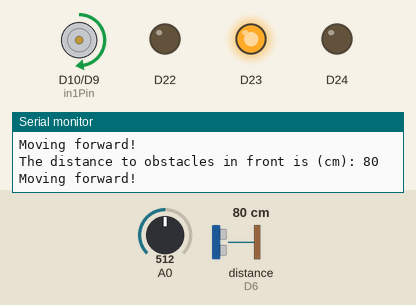
The sketch below on a simulated Arduino Nano RP2040 Connect. Shown: motor-driver pin pairs drawn as motors (green arrow = first pin HIGH = forward, orange = second pin HIGH = backward, longer = more drive, scaled by the enable pin), output pins drawn as LEDs (lit = HIGH), the last lines printed to the serial monitor. The inputs (shaded band) are chosen by the test bench; at power-on: distance to the obstacle (sensor on D6) 80 cm, A0 = 512.

Above: at 1.2 s.
1.3 s: distance to the obstacle (sensor on D6) set to 9 cm
2.8 s: distance to the obstacle (sensor on D6) set to 6 cm
At 3.8 s:
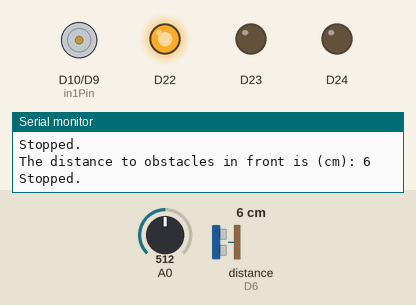
4.5 s: distance to the obstacle (sensor on D6) set to 2 cm
At 5.3 s:
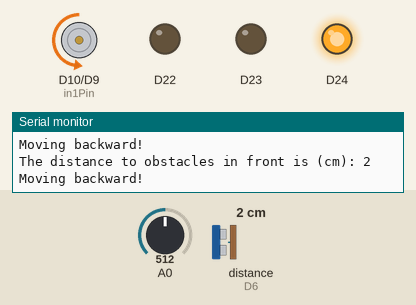
6.0 s: A0 set to 716
At 6.7 s:
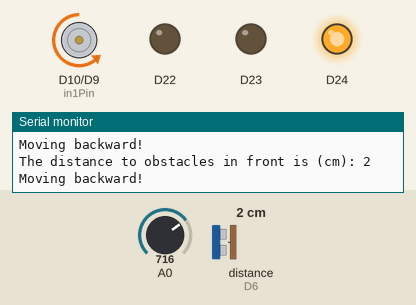
7.5 s: A0 set to 900
At 8.1 s:
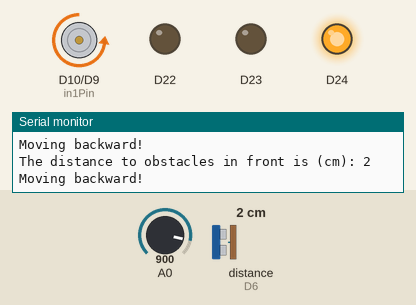
9.0 s: A0 set to 122
At 9.5 s:
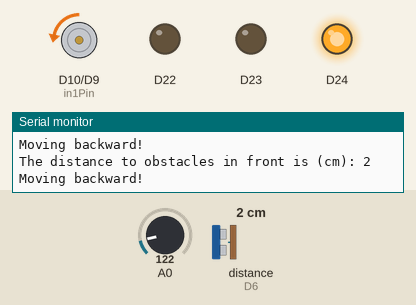
Timing chart, 0 to 11.5 s (numbered marks = the images above; inputs shaded):
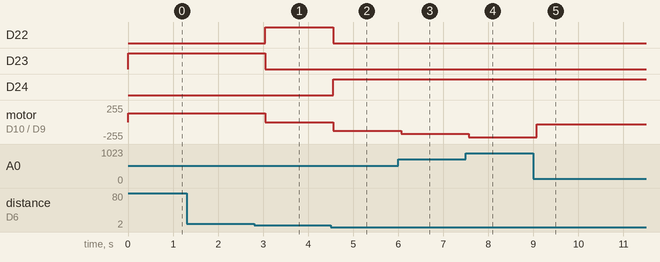

Measured:
- the behaviour switches between 8 and 7 cm on distance to the obstacle (sensor on D6) (found by bisection; images 0 and 1)
- the behaviour switches between 4 and 3 cm on distance to the obstacle (sensor on D6) (found by bisection; images 1 and 2)
- after the input at 2.8 s, D22: LOW → HIGH after 0.25 s; D23: HIGH → LOW after 0.25 s; motor on D10 (in1Pin) / D9 (in2Pin): forward 128/255 → stopped after 0.25 s
- after the input at 4.5 s, D22: HIGH → LOW after 0.05 s; D24: LOW → HIGH after 0.05 s; motor on D10 (in1Pin) / D9 (in2Pin): stopped → backward 128/255 after 0.05 s
- after the input at 6.0 s, motor on D10 (in1Pin) / D9 (in2Pin): backward 128/255 → backward 179/255 after 0.06 s
- after the input at 7.5 s, motor on D10 (in1Pin) / D9 (in2Pin): backward 179/255 → backward 225/255 after 0.07 s
- after the input at 9.0 s, motor on D10 (in1Pin) / D9 (in2Pin): backward 225/255 → backward 30/255 after 0.08 s

The sketch:

car_control.ino
```cpp
/*
 * Author: Professor DM Calhoun
 * Purpose: This code is an example of a simple control system using an
 * ultrasonic distance sensor and some DC motors controlled with a L293D
 * H-bridge motor driver
 */

#include "Ultrasonic.h"
#include "WiFiNINA.h"

Ultrasonic ultrasonic(6); //D6 on RP2040 Connect/Nano
int enablePin = 11;
int in1Pin = 10;
int in2Pin = 9;
int potPin = 0;

void setup()
{
  pinMode(in1Pin, OUTPUT);
  pinMode(in2Pin, OUTPUT);
  pinMode(enablePin, OUTPUT);
  pinMode(LEDR, OUTPUT);
  pinMode(LEDG, OUTPUT);
  pinMode(LEDB, OUTPUT);
}

void loop()
{
  //Create variable to handle distance and direction
  long range_cm;
  boolean reverse;

  //Read a voltage from a potentiometer to dictate speed
  int speed = analogRead(potPin) / 4;

  //Determine direction based on UD densor
  range_cm = ultrasonic.MeasureInCentimeters();
  //Correct for ultra-small distance error
  if (range_cm > 500){
    range_cm = 0;
  }
  Serial.print("The distance to obstacles in front is (cm): ");
  Serial.println(range_cm);
  //simple state machine to change direction based on distance
  if (range_cm > 7){
    //move forward
    reverse = false;
    //set comms status via LED and UART
    Serial.println("Moving forward!");
    digitalWrite(LEDR,LOW);
    digitalWrite(LEDG,HIGH);
    digitalWrite(LEDB,LOW);
  }else if ((range_cm <= 7) && (range_cm > 3)){
    //stay in place
    speed = 0;
    reverse = false;
    //set comms status via LED and UART
    Serial.println("Stopped.");
    digitalWrite(LEDR,HIGH);
    digitalWrite(LEDG,LOW);
    digitalWrite(LEDB,LOW);
  }else if(range_cm <= 3){
    //move backward
    reverse = true;
    //set comms status via LED and UART
    Serial.println("Moving backward!");
    digitalWrite(LEDR,LOW);
    digitalWrite(LEDG,LOW);
    digitalWrite(LEDB,HIGH);
  }

  //Set motor config based on other readings
  setMotor(speed, reverse);
  delay(250);
}

void setMotor(int speed, boolean reverse)
{
  analogWrite(enablePin, speed);
  digitalWrite(in1Pin, ! reverse);
  digitalWrite(in2Pin, reverse);
}
```
